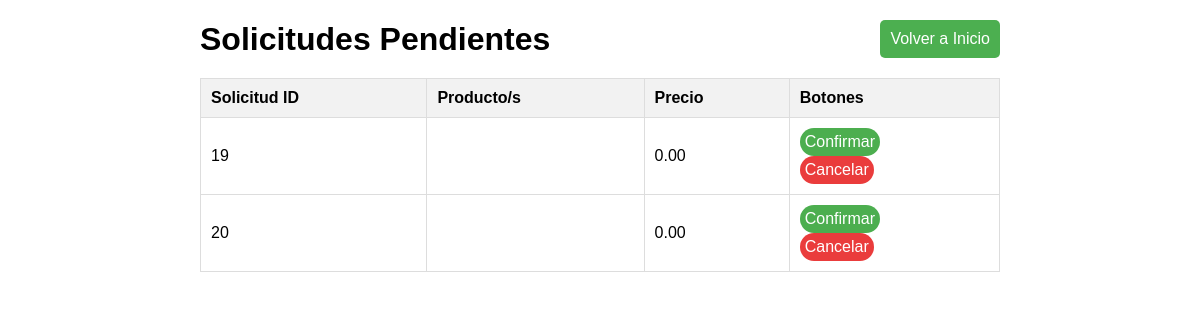
Before: /solicitudes/ with the older database file.
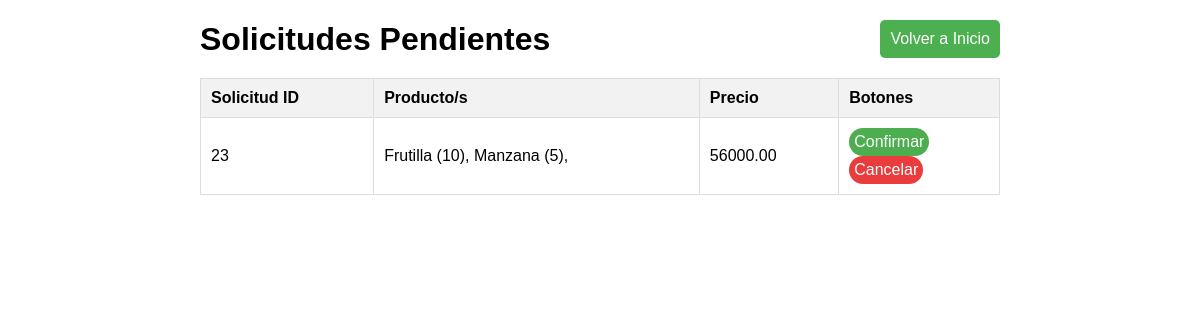
After: the same page with the newer database file.
### myapp/models.py (models this page shows, shortened)
class Solicitud(models.Model):
    carrito = models.ForeignKey(Carrito, on_delete=models.CASCADE)
    productos = models.ManyToManyField(Producto, through='ItemSolicitud')
    def calcular_precio_total(self):
        return sum(item.cantidad * item.producto.precio for item in self.itemsolicitud_set.all())

class ItemSolicitud(models.Model):
    producto = models.ForeignKey(Producto, on_delete=models.CASCADE)
    solicitud = models.ForeignKey(Solicitud, on_delete=models.CASCADE)
    cantidad = models.PositiveIntegerField(default=0)

class Producto(models.Model):
    nombre = models.CharField(max_length=100)
    descripcion = models.TextField()
    precio = models.DecimalField(max_digits=10, decimal_places=2)
    stock = models.PositiveIntegerField()
    imagen = models.ImageField(upload_to="static/img/")

### myapp/views.py (the view)
# urls.py: path('solicitudes/', solicitudes, name='ver_solicitudes'),
def solicitudes(request):
    solicitudes = Solicitud.objects.prefetch_related('productos__itemsolicitud_set').all()
    return render(request, 'html/solicitudes.html', {'solicitudes': solicitudes})

### myapp/templates/html/solicitudes.html (shortened to what this page needs)
{% load static %}
{% load mathfilters %}
<!DOCTYPE html>
<html lang="es">
  <head>
    <link rel="stylesheet" href="{% static 'css/stylesSolicitudes.css' %}" />
  </head>
  <body>
    <div class="container">
      <header>
        <h1>Solicitudes Pendientes</h1>
        <a href="{% url 'inicio' %}" class="button">Volver a Inicio</a>
      </header>
      <table>
        <thead>
          <tr>
            <th>Solicitud ID</th>
            <th>Producto/s</th>
            <th>Precio</th>
            <th>Botones</th>
          </tr>
        </thead>
        <tbody>
          {% for solicitud in solicitudes %}
          <tr>
              <td>{{ solicitud.id }}</td>
              <td>
                  {% for item in solicitud.itemsolicitud_set.all %}
                      {{ item.producto.nombre }} ({{ item.cantidad }}),
                  {% endfor %}
              </td>
              <td>{{ solicitud.calcular_precio_total|floatformat:2 }}</td>
              <td id="botones">
                <form method="post" action="{% url 'confirmar_solicitud' solicitud.id %}">
                    <button type="submit" id="btn1">Confirmar</button>
                </form>
                <form method="post" action="{% url 'cancelar_solicitud' solicitud.id %}">
                    <button type="submit" id="btn2">Cancelar</button>
                </form>
              </td>
          </tr>
          {% endfor %}
        </tbody>
    </table>
  </body>
</html>

Changed rows visible on the page:
removed Solicitud: id "19", calcular_precio_total "0.00"
removed Solicitud: id "20", calcular_precio_total "0.00"
added Solicitud: id "23", calcular_precio_total "56000.00"
added ItemSolicitud: producto.nombre "Frutilla", cantidad "10"
added ItemSolicitud: producto.nombre "Manzana", cantidad "5"
